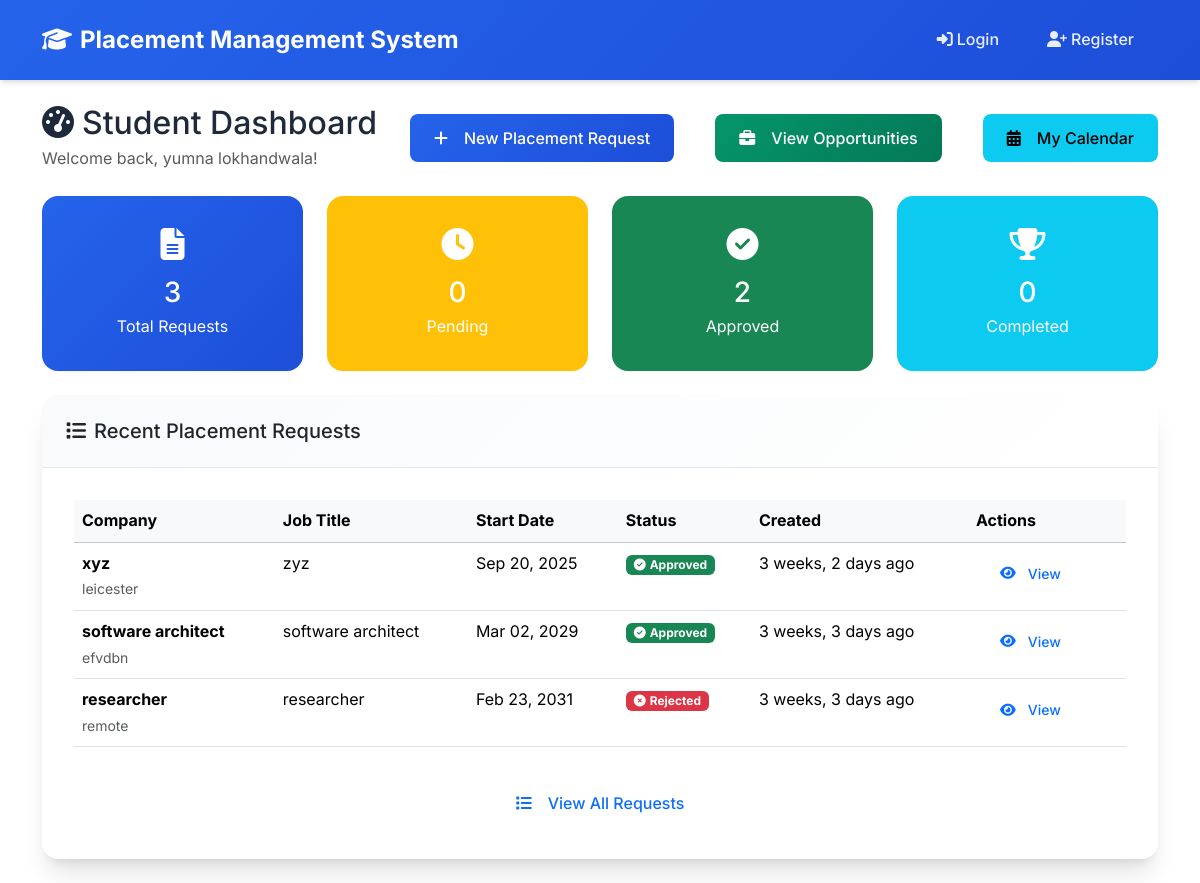
The app's page /students/dashboard/ (signed in), older data.
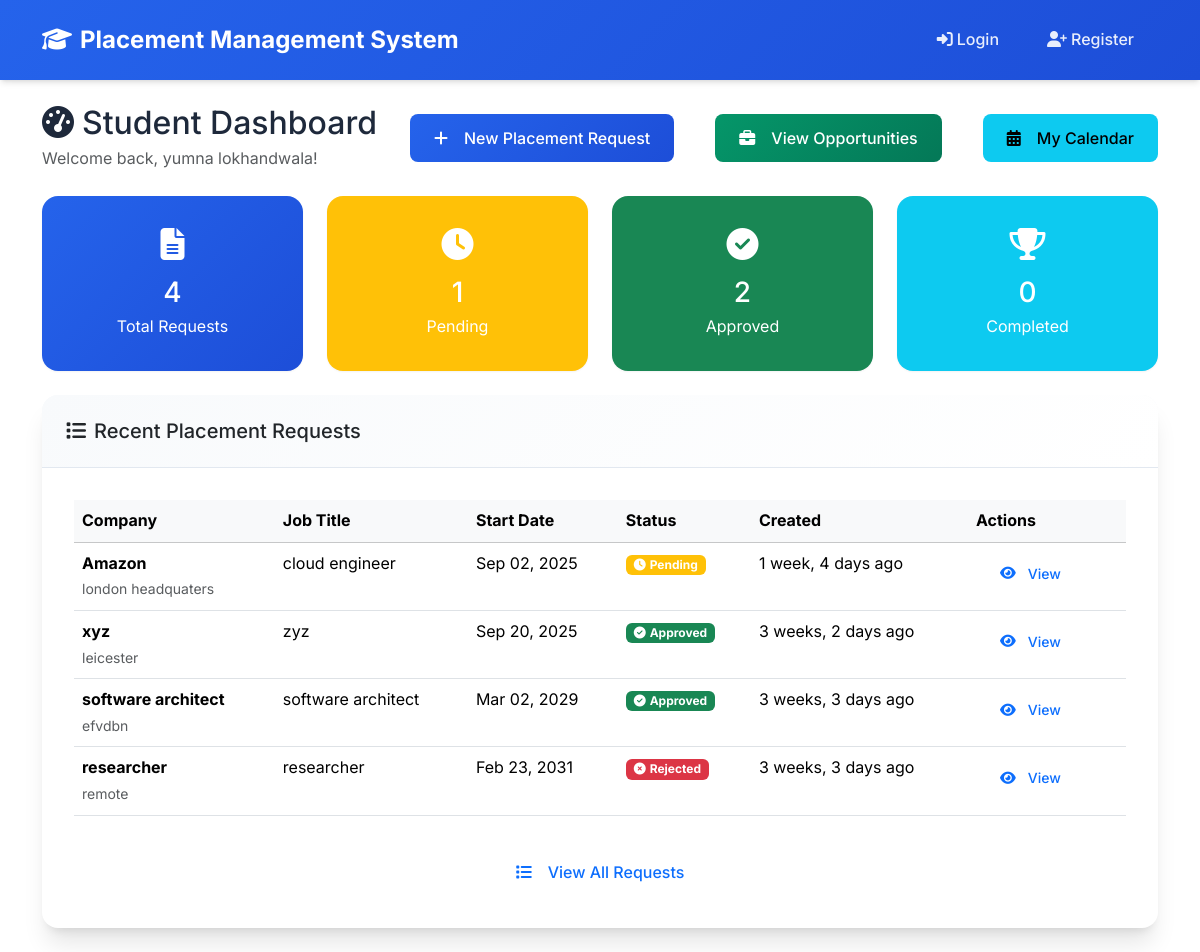
The same page, newer data.
### placements/models.py (models this page shows, shortened)
class PlacementRequest(models.Model):
    STATUS_CHOICES = (
        ('pending', 'Pending'),
        ('approved_by_provider', 'Approved by Provider'),
        ('approved_by_tutor', 'Approved by Tutor'),
        ('rejected', 'Rejected'),
        ('completed', 'Completed'),
    )
    student = models.ForeignKey(StudentProfile, on_delete=models.CASCADE)
    provider = models.ForeignKey(ProviderProfile, on_delete=models.CASCADE)
    tutor = models.ForeignKey(
        'accounts.TutorProfile',
        on_delete=models.SET_NULL,
        null=True,
        blank=True,
        related_name='placement_requests',
        verbose_name='Assigned Tutor'
    )
    company_name = models.CharField(max_length=200)
    job_title = models.CharField(max_length=100)
    job_description = models.TextField()
    start_date = models.DateField()
    end_date = models.DateField()
    location = models.CharField(max_length=200)
    latitude = models.DecimalField(max_digits=10, decimal_places=8, null=True, blank=True)
    longitude = models.DecimalField(max_digits=11, decimal_places=8, null=True, blank=True)
    status = models.CharField(max_length=20, choices=STATUS_CHOICES, default='pending')
    documents = models.FileField(upload_to='placement_documents/', null=True, blank=True)
    created_at = models.DateTimeField(auto_now_add=True)
    updated_at = models.DateTimeField(auto_now=True)
    provider_approved_at = models.DateTimeField(null=True, blank=True)
    tutor_approved_at = models.DateTimeField(null=True, blank=True)
    approved_by_tutor = models.ForeignKey(
        User,
        on_delete=models.SET_NULL,
        null=True,
        blank=True,
        related_name='approved_placements'
    )
    tutor_comments = models.TextField(blank=True, help_text="Comments from tutor during approval/rejection")
    provider_comments = models.TextField(blank=True, help_text="Comments from provider during approval/rejection")

### students/views.py (the view)
# urls.py: path('dashboard/', views.dashboard, name='dashboard'),
@student_required
@handle_exceptions
def dashboard(request):
    student_profile = request.user.studentprofile
    placement_requests = PlacementRequest.objects.filter(student=student_profile).order_by('-created_at')
    scheduled_visits = VisitSchedule.objects.filter(
        placement_request__student=student_profile
    )
    total_visits = scheduled_visits.count()
    upcoming_visits = scheduled_visits.filter(visit_date__gte=timezone.now()).count()
    completed_visits = scheduled_visits.filter(completed=True).count()
    total_requests = placement_requests.count()
    pending_requests = placement_requests.filter(status='pending').count()
    approved_requests = placement_requests.filter(status__in=['approved_by_provider', 'approved_by_tutor']).count()
    completed_requests = placement_requests.filter(status='completed').count()
    context = {
        'student_profile': student_profile,
        'placement_requests': placement_requests[:5],  # Latest 5 requests
        'stats': {
            'total': total_requests,
            'pending': pending_requests,
            'approved': approved_requests,
            'completed': completed_requests,
        },
        'visit_stats': {
            'total_visits': total_visits,
            'upcoming_visits': upcoming_visits,
            'completed_visits': completed_visits,
        }
    }
    return render(request, 'students/dashboard.html', context)

### core/context_processors.py (called while the page is built)
def global_context(request):
    context = {
        'site_name': 'Placement Management System',
        'current_year': 2024,
    }
    if hasattr(settings, 'GOOGLE_MAPS_API_KEY'):
        context['google_maps_api_key'] = settings.GOOGLE_MAPS_API_KEY
    else:
        context['google_maps_api_key'] = ''
    return context

### templates/students/dashboard.html (shortened to what the changed rows need)
{% extends 'index.html' %}
{% load humanize %}
{% block content %}
<div class="container py-4">
    <div class="row">
        <div class="col-12">
            <div class="d-flex justify-content-between align-items-center mb-4">
                <div>
                    <h2 class="mb-1">
                        <i class="fas fa-tachometer-alt me-2"></i>Student Dashboard
                    </h2>
                </div>
            </div>
            <div class="row g-4 mb-4">
                <div class="col-lg-3 col-md-6">
                    <div class="card bg-gradient-primary text-white h-100">
                        <div class="card-body text-center">
                            <i class="fas fa-file-alt fa-2x mb-3"></i>
                            <h3 class="mb-1">{{ stats.total }}</h3>
                            <p class="mb-0">Total Requests</p>
                        </div>
                    </div>
                </div>
                <div class="col-lg-3 col-md-6">
                    <div class="card bg-warning text-white h-100">
                        <div class="card-body text-center">
                            <i class="fas fa-clock fa-2x mb-3"></i>
                            <h3 class="mb-1">{{ stats.pending }}</h3>
                            <p class="mb-0">Pending</p>
                        </div>
                    </div>
                </div>
            </div>
            <div class="card shadow-custom">
                <div class="card-body">
                    {% if placement_requests %}
                        <div class="table-responsive">
                            <table class="table table-hover">
                                <thead class="table-light">
                                    <tr>
                                        <th>Company</th>
                                        <th>Job Title</th>
                                        <th>Start Date</th>
                                        <th>Status</th>
                                        <th>Created</th>
                                        <th>Actions</th>
                                    </tr>
                                </thead>
                                <tbody>
                                    {% for request in placement_requests %}
                                    <tr>
                                        <td>
                                            <strong>{{ request.company_name }}</strong>
                                            <br>
                                            <small class="text-muted">{{ request.location }}</small>
                                        </td>
                                        <td>{{ request.job_title }}</td>
                                        <td>{{ request.start_date|date:"M d, Y" }}</td>
                                        <td>
                                            {% if request.status == 'pending' %}
                                                <span class="badge bg-warning">
                                                    <i class="fas fa-clock me-1"></i>Pending
                                                </span>
                                            {% elif request.status == 'approved_by_provider' %}
                                                <span class="badge bg-info">
                                                    <i class="fas fa-hourglass-half me-1"></i>Provider Approved
                                                </span>
                                            {% elif request.status == 'approved_by_tutor' %}
                                                <span class="badge bg-success">
                                                    <i class="fas fa-check-circle me-1"></i>Approved
                                                </span>
                                            {% elif request.status == 'rejected' %}
                                                <span class="badge bg-danger">
                                                    <i class="fas fa-times-circle me-1"></i>Rejected
                                                </span>
                                            {% elif request.status == 'completed' %}
                                                <span class="badge bg-primary">
                                                    <i class="fas fa-trophy me-1"></i>Completed
                                                </span>
                                            {% endif %}
                                        </td>
                                        <td>{{ request.created_at|naturaltime }}</td>
                                        <td>
                                            <a href="{% url 'students:placement_detail' request.pk %}"
                                               class="btn btn-sm btn-outline-primary">
                                                <i class="fas fa-eye me-1"></i>View
                                            </a>
                                        </td>
                                    </tr>
                                    {% endfor %}
                                </tbody>
                            </table>
                        </div>
                    {% endif %}
                </div>
            </div>
        </div>
    </div>
</div>
{% endblock %}

Row changes from the older to the newer data that the page shows:
added PlacementRequest: company_name "Amazon", location "london headquaters", job_title "cloud engineer", start_date "Sep 02, 2025", status "pending" (drawn), created_at "1 week, 4 days ago"
Text that changed along with them:
{{ stats.total }}: "3" → "4"
{{ stats.pending }}: "0" → "1"
